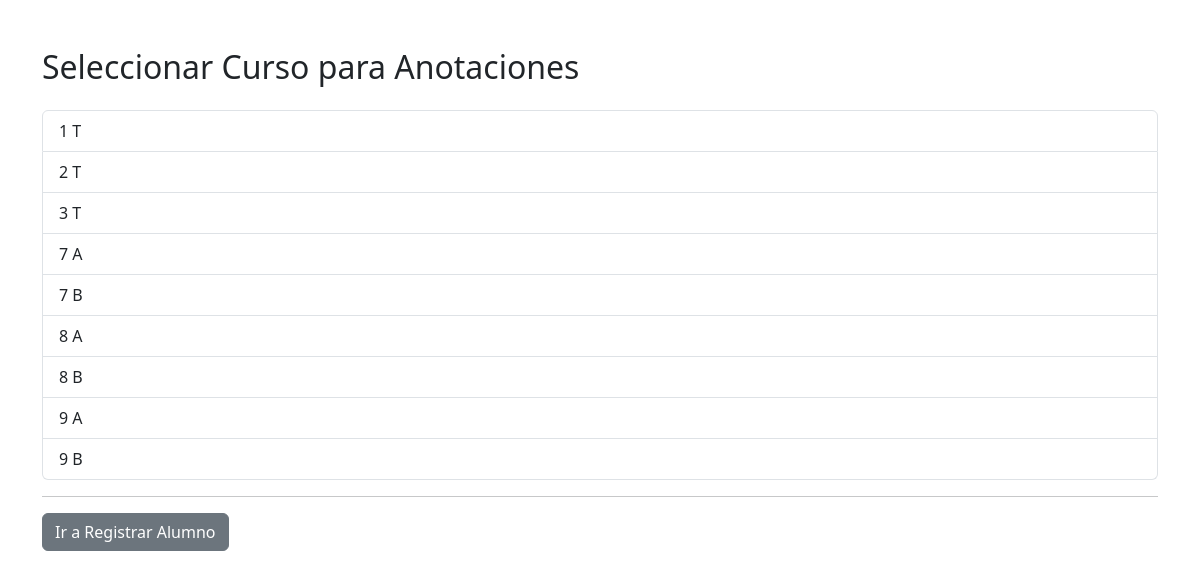
The page /anotacion on the database its author committed.
### models.py (models this page shows)
class Curso(db.Model):
    __tablename__ = 'curso'
    id_curso = db.Column(db.Integer, primary_key=True)
    nombre_curso = db.Column(db.String(100), nullable=False)
    alumnos = db.relationship('Alumno', backref='curso_rel', lazy=True)

### app.py (the view)
@app.route('/anotacion')
def admin_anotacion():
    cursos = Curso.query.all()
    print(cursos)
    return render_template('admin_anotacion.html', cursos=cursos)

### templates/admin_anotacion.html (shortened to what this page needs)
<!DOCTYPE html>
<html lang="es">
<head>
    <link href="https://cdn.jsdelivr.net/npm/bootstrap@5.3.0/dist/css/bootstrap.min.css" rel="stylesheet">
</head>
<body>
    <div class="container mt-5">
        <h2>Seleccionar Curso para Anotaciones</h2>
        <div class="list-group mt-4">
            {% for curso in cursos %}
                <a href="{{ url_for('listar_alumnos', id_curso=curso.id_curso) }}" class="list-group-item list-group-item-action">
                    {{ curso.nombre_curso }}
                </a>
            {% endfor %}
        </div>
        <hr>
        <a href="{{ url_for('agregar_alumno') }}" class="btn btn-secondary">Ir a Registrar Alumno</a>
    </div>
</body>
</html>

### rows shown on the page
Curso: nombre_curso "1 T"
Curso: nombre_curso "2 T"
Curso: nombre_curso "3 T"
Curso: nombre_curso "7 A"
Curso: nombre_curso "7 B"
Curso: nombre_curso "8 A"
Curso: nombre_curso "8 B"
Curso: nombre_curso "9 A"
Curso: nombre_curso "9 B"
